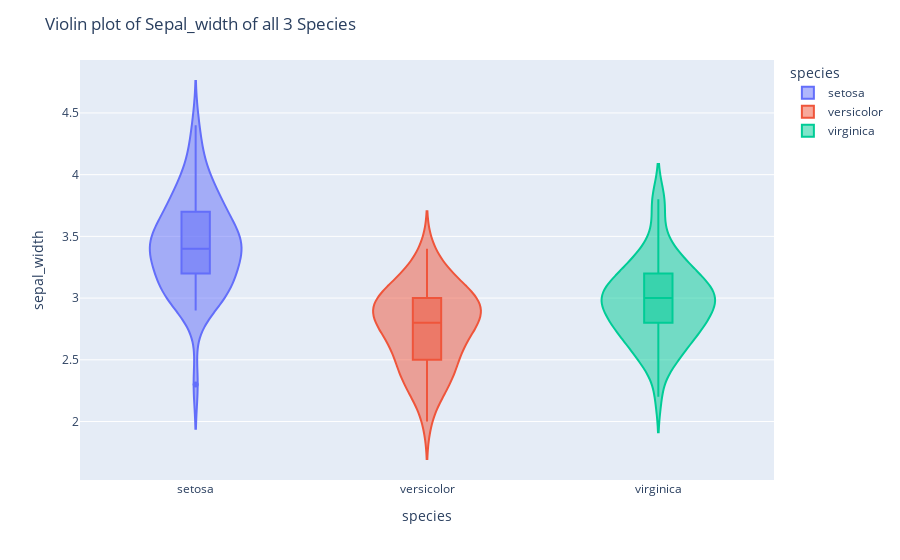

This figure's notebook cell:
### Markdown cell above
# 5. Violin Plot

### Code cell
fig5 = px.violin(df, x="species", y="sepal_width", color="species", box=True)
fig5.update_layout(title='Violin plot of Sepal_width of all 3 Species')
fig5.show()
# Save the plot
fig5.write_image("./output/11_violinplot.png")

### Figure 1 — Plotly figure (JSON) as saved in the notebook; plotly's stock layout.template omitted (floating-point values rounded to 4 significant figures)
{"data": [{"alignmentgroup": "True", "box": {"visible": true}, "hovertemplate": "species=%{x}<br>sepal_width=%{y}<extra></extra>", "legendgroup": "setosa", "marker": {"color": "#636efa"}, "name": "setosa", "offsetgroup": "setosa", "orientation": "v", "scalegroup": "True", "showlegend": true, "type": "violin", "x": ["setosa", "setosa", "setosa", "setosa", "setosa", "setosa", "setosa", "setosa", "setosa", "setosa", "setosa", "setosa", "setosa", "setosa", "setosa", "setosa", "setosa", "setosa", "setosa", "setosa", "setosa", "setosa", "setosa", "setosa", "setosa", "setosa", "setosa", "setosa", "setosa", "setosa", "setosa", "setosa", "setosa", "setosa", "setosa", "setosa", "setosa", "setosa", "setosa", "setosa", "setosa", "setosa", "setosa", "setosa", "setosa", "setosa", "setosa", "setosa", "setosa", "setosa"], "x0": " ", "xaxis": "x", "y": [3.5, 3, 3.2, 3.1, 3.6, 3.9, 3.4, 3.4, 2.9, 3.1, 3.7, 3.4, 3, 3, 4, 4.4, 3.9, 3.5, 3.8, 3.8, 3.4, 3.7, 3.6, 3.3, 3.4, 3, 3.4, 3.5, 3.4, 3.2, 3.1, 3.4, 4.1, 4.2, 3.1, 3.2, 3.5, 3.6, 3, 3.4, 3.5, 2.3, 3.2, 3.5, 3.8, 3, 3.8, 3.2, 3.7, 3.3], "y0": " ", "yaxis": "y"}, {"alignmentgroup": "True", "box": {"visible": true}, "hovertemplate": "species=%{x}<br>sepal_width=%{y}<extra></extra>", "legendgroup": "versicolor", "marker": {"color": "#EF553B"}, "name": "versicolor", "offsetgroup": "versicolor", "orientation": "v", "scalegroup": "True", "showlegend": true, "type": "violin", "x": ["versicolor", "versicolor", "versicolor", "versicolor", "versicolor", "versicolor", "versicolor", "versicolor", "versicolor", "versicolor", "versicolor", "versicolor", "versicolor", "versicolor", "versicolor", "versicolor", "versicolor", "versicolor", "versicolor", "versicolor", "versicolor", "versicolor", "versicolor", "versicolor", "versicolor", "versicolor", "versicolor", "versicolor", "versicolor", "versicolor", "versicolor", "versicolor", "versicolor", "versicolor", "versicolor", "versicolor", "versicolor", "versicolor", "versicolor", "versicolor", "versicolor", "versicolor", "versicolor", "versicolor", "versicolor", "versicolor", "versicolor", "versicolor", "versicolor", "versicolor"], "x0": " ", "xaxis": "x", "y": [3.2, 3.2, 3.1, 2.3, 2.8, 2.8, 3.3, 2.4, 2.9, 2.7, 2, 3, 2.2, 2.9, 2.9, 3.1, 3, 2.7, 2.2, 2.5, 3.2, 2.8, 2.5, 2.8, 2.9, 3, 2.8, 3, 2.9, 2.6, 2.4, 2.4, 2.7, 2.7, 3, 3.4, 3.1, 2.3, 3, 2.5, 2.6, 3, 2.6, 2.3, 2.7, 3, 2.9, 2.9, 2.5, 2.8], "y0": " ", "yaxis": "y"}, {"alignmentgroup": "True", "box": {"visible": true}, "hovertemplate": "species=%{x}<br>sepal_width=%{y}<extra></extra>", "legendgroup": "virginica", "marker": {"color": "#00cc96"}, "name": "virginica", "offsetgroup": "virginica", "orientation": "v", "scalegroup": "True", "showlegend": true, "type": "violin", "x": ["virginica", "virginica", "virginica", "virginica", "virginica", "virginica", "virginica", "virginica", "virginica", "virginica", "virginica", "virginica", "virginica", "virginica", "virginica", "virginica", "virginica", "virginica", "virginica", "virginica", "virginica", "virginica", "virginica", "virginica", "virginica", "virginica", "virginica", "virginica", "virginica", "virginica", "virginica", "virginica", "virginica", "virginica", "virginica", "virginica", "virginica", "virginica", "virginica", "virginica", "virginica", "virginica", "virginica", "virginica", "virginica", "virginica", "virginica", "virginica", "virginica", "virginica"], "x0": " ", "xaxis": "x", "y": [3.3, 2.7, 3, 2.9, 3, 3, 2.5, 2.9, 2.5, 3.6, 3.2, 2.7, 3, 2.5, 2.8, 3.2, 3, 3.8, 2.6, 2.2, 3.2, 2.8, 2.8, 2.7, 3.3, 3.2, 2.8, 3, 2.8, 3, 2.8, 3.8, 2.8, 2.8, 2.6, 3, 3.4, 3.1, 3, 3.1, 3.1, 3.1, 2.7, 3.2, 3.3, 3, 2.5, 3, 3.4, 3], "y0": " ", "yaxis": "y"}], "layout": {"legend": {"title": {"text": "species"}, "tracegroupgap": 0}, "margin": {"t": 60}, "title": {"text": "Violin plot of Sepal_width of all 3 Species"}, "violinmode": "overlay", "xaxis": {"anchor": "y", "categoryarray": ["setosa", "versicolor", "virginica"], "categoryorder": "array", "domain": [0, 1], "title": {"text": "species"}}, "yaxis": {"anchor": "x", "domain": [0, 1], "title": {"text": "sepal_width"}}}}
